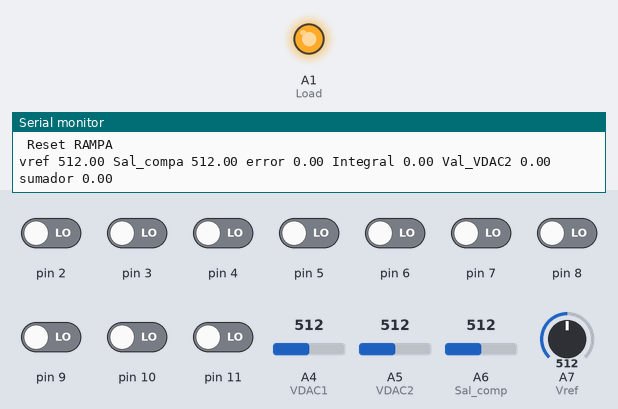
Bench run of a sketch on a simulated Arduino Nano, built with avr-gcc and run on an emulated ATmega328P. On the bench: output pins drawn as LEDs (lit = HIGH), the last lines printed to the serial monitor. The test bench sets the inputs (shaded band); at power-on: pin 2–11 LOW, A4 (VDAC1) = 512, A7 (Vref) = 512, A6 (Sal_comp) = 512, A5 (VDAC2) = 512. Pins used as bus, display or sensor lines are not drawn.

Above: at 4.2 s.
4.3 s: A4 (VDAC1) set to 716
At 5.4 s:
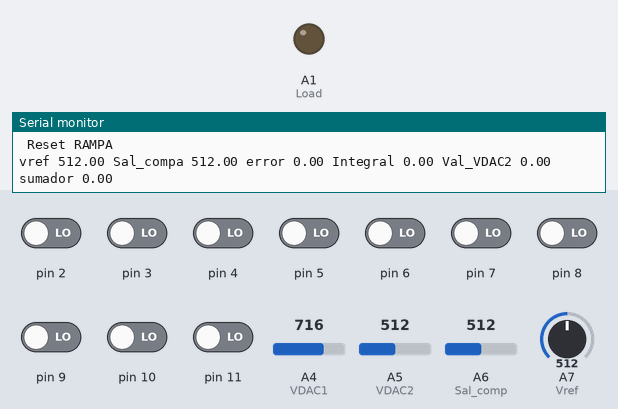
7.3 s: A7 (Vref) set to 716
At 7.55 s:
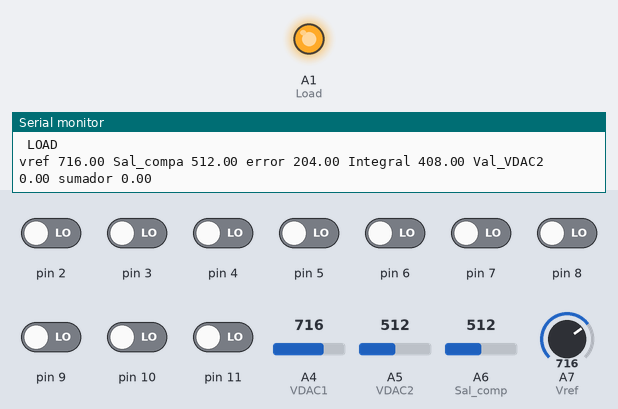
10.3 s: A6 (Sal_comp) set to 716
13.3 s: pin 7 driven HIGH
16.3 s: A4 (VDAC1) set to 992
At 17.2 s:
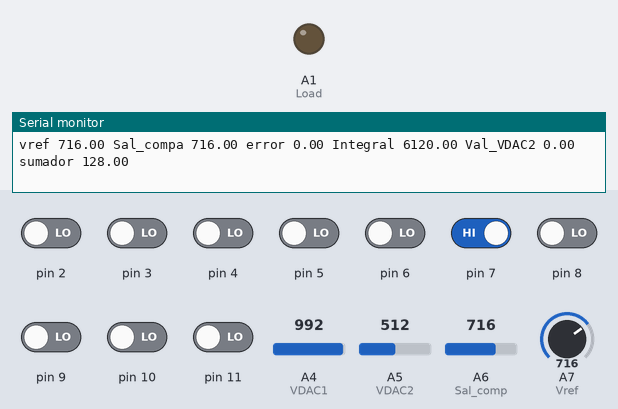
19.3 s: A6 (Sal_comp) set to 717
Timing chart, 0 to 22.3 s (numbered marks = the images above; inputs shaded):
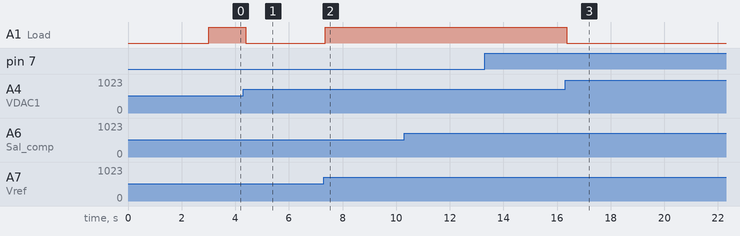

The sketch:

soft_emulador.ino
```cpp
#define Rst A0 // al Pin 2 integrado (Reset rampa)
#define Load A1 // al Pin 5 integrado
#define Vref A7 // En este pin hay ponerlo en V+ y a La tension de salida deseada // Pin 37 integrado
#define Sal_comp A6 // este es el posible PWM, esta es la señal que hay que integrar // Pin 36 integrado
#define Clk A2 //Pin 3 del integrado (Clock)
#define Prst A3 // al Pin 6 del integrado (reset_GRAL)
#define VDAC1 A4 // Pin 39 integrado
#define VDAC2 A5 // Pin 40 integrado
// El pin 38 (in_neg) DEBE estar conectado con Vout1 o Vout2 del DAC (pines 40 y 39) $.$ cierto?
const int BLSB=2 , BMSB=11; // Lectura de los pines del sumador // Pines 7 a 16 del integrado (entrada sumador) // Pines 25 al 34 del integrado (salida sumador) entrada DAC.
const float cota=0.01; // supuesto $.$ valor con el cual se concidera  0 la integral del error
int Tclk=500; // delay del clock en microsegundos
float Val_vref; // Valor analogico de la referencia
float Integral=0,error=0;
float Val_comp; // valor analogico de la salida de referencia
float Val_VDAC1=0,Val_VDAC2=0;
int Bits[10];
float Val_bits;
void setup() {

Serial.begin(9600);
  // Configuro los puertos

  pinMode(Vref,INPUT);
  pinMode(Sal_comp,INPUT);
  pinMode(Rst,OUTPUT);
  pinMode(Load,OUTPUT);
  pinMode(Clk,OUTPUT);
  pinMode(Prst,OUTPUT);
  pinMode(VDAC1,INPUT);
  pinMode(VDAC2,INPUT);

  for (int i=BLSB;i<BMSB+1;i++){
     pinMode(i,INPUT);
    }

digitalWrite(Rst,LOW);
digitalWrite(Load,LOW);
digitalWrite(Clk,LOW);
clk_uni();
rst_GRAL();
rst_Rampa();
clk_uni();
 //
Serial.println("Iniciando");
}

void loop() {
  // Leo todas las entradas
Val_vref=analogRead(Vref);
Val_comp=analogRead(Sal_comp);
Val_VDAC1=analogRead(VDAC1);
Val_VDAC2=analogRead(VDAC2);
adder(); // Actualiza el valor de los bits
// Calculo la integral del error
error=Val_vref-Val_comp;
Integral+=error;
// Si se cumplen las siguientes condiciones se levantan las banderas y luego se ejecuta el clock
if (abs(Val_vref-Val_VDAC1)<cota){Load_();}
if (abs(Integral)<cota){rst_Rampa();}
Serial.print("vref ");
Serial.print(Val_vref);
Serial.print(" Sal_compa ");
Serial.print(Val_comp);
Serial.print(" error ");
Serial.print(error);
Serial.print(" Integral ");
Serial.print(Integral);
Serial.print(" Val_VDAC2 ");
Serial.print(Val_VDAC2);
Serial.print(" sumador ");
Serial.println(Val_bits);
clk_uni();
//delay(1000);

}


void clk_uni(void){
  digitalWrite(Clk,HIGH);
  delayMicroseconds(Tclk);
  digitalWrite(Clk,LOW);
  delayMicroseconds(Tclk);
  digitalWrite(Rst,LOW);
  digitalWrite(Load,LOW);
  }


  void rst_GRAL(void){
// Reinicio el dispositivo (no se como se reinicia) $.$
 delay(1000);
 digitalWrite(Prst,LOW);
 clk_uni();
 delay(1000);
 digitalWrite(Prst,HIGH);
 clk_uni();
 delay(1000);
 digitalWrite(Prst,LOW);
 clk_uni();
 Integral=0;
    }

  void rst_Rampa(void){
    digitalWrite(Rst,HIGH);
    Serial.println(" Reset RAMPA ");
    Integral=0;
      }
  void Load_(void){
    digitalWrite(Load,HIGH);
    Serial.println(" LOAD ");
     }

  void adder(void){
    int i=0,k=0;
    // Leo entrada por entrada
      for (i=BLSB;i<BMSB+1;i++){
     if (digitalRead(i)){Bits[i]=1;}else{Bits[i]=0;}
     //Serial.print(Bits[i]);
    }
// Lo convierto a decimal
Val_bits=0;
 for (i=0;i<9+1;i++){
    Val_bits+=Bits[i]*pow(2,i);
    }
   //Val_bits=dd;
  }
```

Measured:
- after the input at 4.3 s, A1 (Load): HIGH → LOW after 0.10 s
- after the input at 7.3 s, A1 (Load): LOW → HIGH after 0.06 s
- after the input at 16.3 s, A1 (Load): HIGH → LOW after 0.07 s
